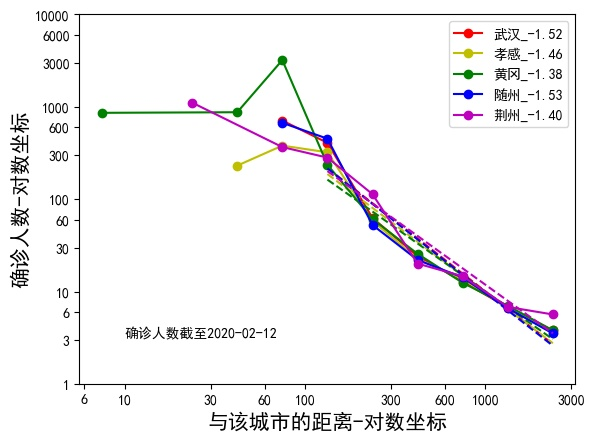
#> input picture everyday-run/result/distance-cases-2020-02-12.jpg, 595 x 441 px, given in place of distance-cases-2026-12-04.jpg, which was not available
$ python picture-merge.py
#> lines starting #> are read from the running program, lines starting #| are printed output that depends on the picture
from __future__ import print_function
import os
import datetime
from PIL import Image
today=datetime.date.today()-datetime.timedelta(days=1)
files = [
    f'/mnt/data/Lindsay/2019-ncov/program/everyday-run/result/distance-cases-{today}.jpg',
    f'/mnt/data/Lindsay/2019-ncov/program/everyday-run/result/log-mean-slope-top10-cityplot-{today}.jpg',
    f'/mnt/data/Lindsay/2019-ncov/program/everyday-run/result/newlyconfirmcount-average-distance-{today}.jpg',
    f'/mnt/data/Lindsay/2019-ncov/program/everyday-run/result/city-log-mean-slope-top10-{today}.jpg']

large=[(800,800),(800,800),(800,800),(1000,1000)]
result = Image.new("RGB", (1300, 900),color = (255,255, 255))
#> result: PIL image 1300x900 RGB; every value is 255

for index, file in enumerate(files):
  path = os.path.expanduser(file)
  img = Image.open(path)
#> img is the input picture: PIL image 595x441 RGB; mean R, G, B 244.2, 243.4, 244.4
  img.thumbnail(large[index], Image.LANCZOS)
  x = index // 2 * 600
  y = index % 2 * 450
  w, h = img.size
#> w = 595; h = 441
  # print('pos {0},{1} size {2},{3}'.format(x, y, w, h))
  result.paste(img, (x, y, x + w, y + h))
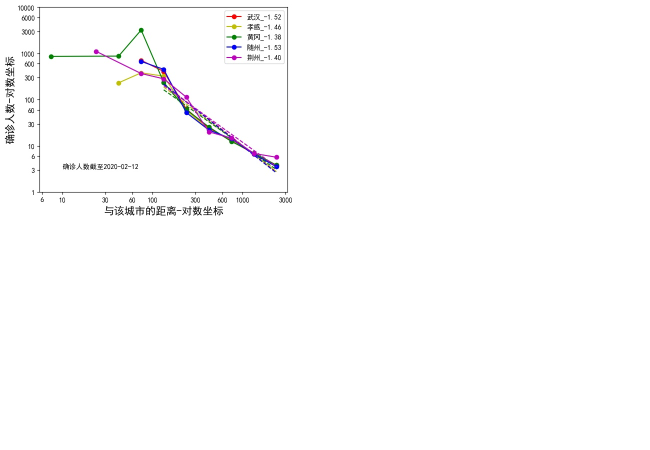
#> result: PIL image 1300x900 RGB (shown at 1/2 size); mean R, G, B 252.6, 252.4, 252.6
#> pass 2 of the loop `for index, file in enumerate(files):`:
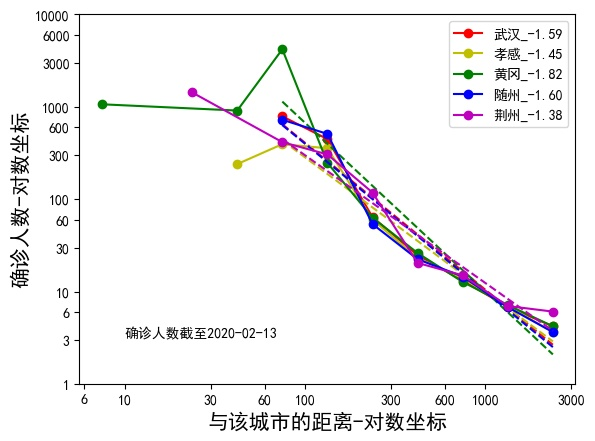
#> input picture everyday-run/result/distance-cases-2020-02-13.jpg, 595 x 441 px, given in place of log-mean-slope-top10-cityplot-2026-12-04.jpg, which was not available
#> img is the input picture: PIL image 595x441 RGB; mean R, G, B 243.8, 242.9, 243.9
#> `result.paste(img, (x, y, x + w, y + h))`:
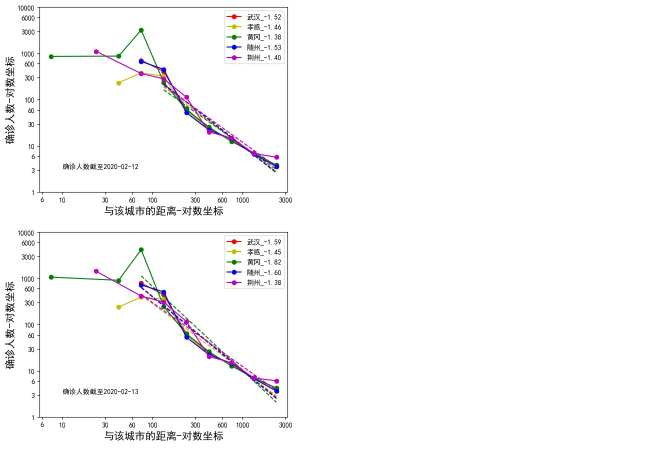
#> result: PIL image 1300x900 RGB (shown at 1/2 size); mean R, G, B 250.1, 249.7, 250.1
#> (the run stopped early here; a loop or call above may not have finished)
